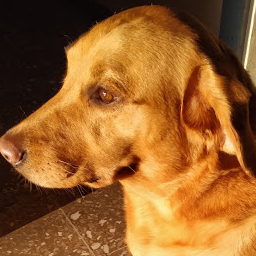
#> input picture python/test_image3.jpg, 256 x 256 px
$ python test.py
#> lines starting #> are read from the running program, lines starting #| are printed output that depends on the picture
import cv2
import numpy as np
from matplotlib import pyplot as plt

img = cv2.imread('test_image3.jpg',0)
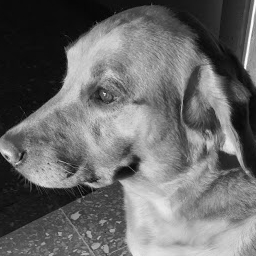
#> img: shape (256, 256); min 3, max 251, mean 105.6

cv2.imwrite('pre.jpg', img)

hist,bins = np.histogram(img.flatten(),256,[0,256])
#> hist = 256 values, max 1576 at index 11, min 0 at index 0, mean 256; bins = 257 values from 0 to 256

print(len(img[0]))
#| 256
mystr = ''
for y in img:
    for x in y:
        mystr+=hex(x)
mystr = mystr.replace('0x', '')
size=len(mystr)
#> size = 123595
print(len(mystr[0]))
#| 1
mystr+='*****************'
for i in range (15, size*2, 17):
    if (mystr[i]=='*'):
        break
    mystr = mystr[0:i] + (chr(10)+'') + mystr[i:]


text_file = open("heximg.txt", "wt")
n = text_file.write(mystr)
#> n = 131336
text_file.close()

cdf = hist.cumsum()
#> cdf = 256 values from 0 to 65536

cdf_normalized = cdf * hist.max()/ cdf.max()
#> cdf_normalized = 256 values from 0 to 1576

plt.plot(cdf_normalized, color = 'b')
plt.hist(img.flatten(),256,[0,256], color = 'r')
plt.xlim([0,256])
plt.legend(('cdf','histogram'), loc = 'upper left')
plt.show()
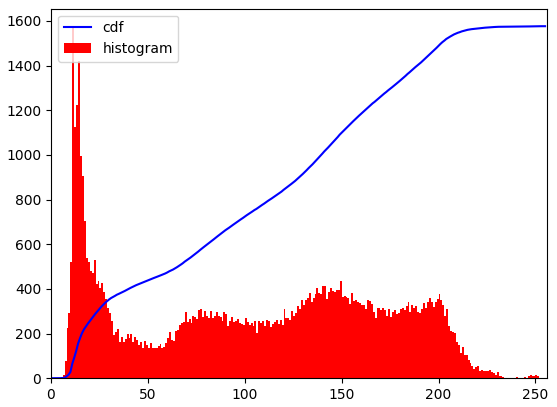
#> figure drawn by matplotlib, 1 panel; tallest bar 1576 high, from x = 11 to 12; curve peaks at x = 251, y = 1576

cdf_m = np.ma.masked_equal(cdf,0)

cdf_m = (cdf_m - cdf_m.min())*255/(cdf_m.max()-cdf_m.min())

cdf = np.ma.filled(cdf_m,0).astype('uint8')
#> cdf = 256 values from 0 to 255

img2 = cdf[img]
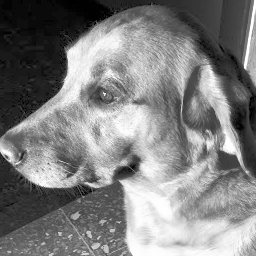
#> img2: shape (256, 256); min 0, max 255, mean 127.8

cv2.imwrite('res.jpg', img2)

#> (the run stopped early here; a loop or call above may not have finished)
